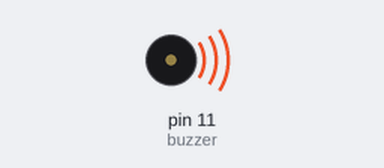
Simulated run of this sketch. Board: Arduino Uno, built with avr-gcc and run on an emulated ATmega328P. Shown: buzzer (waves = sounding).

Above: at 0.5 s.
At 5.0 s:
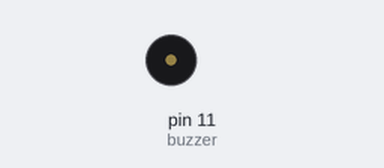
Timing chart, 0 to 6.9 s (numbered marks = the images above):
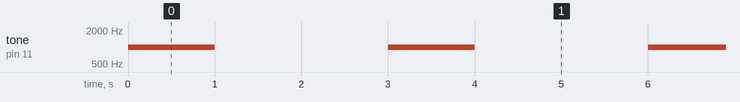

Measured:
- by itself, tone on pin 11 (buzzer): alternates 1000 Hz for 1.0 s and silent for 2.0 s

The sketch:

buzzer.ino
```cpp
int buzzer = 11;
void setup() {
  // put your setup code here, to run once:
  Serial.begin(9600);
  pinMode(buzzer, OUTPUT);
}

void loop() {
  // put your main code here, to run repeatedly:
  activateBuzzer(1000,1000);
  delay(2000);
}

void activateBuzzer(int freq, int duration) {
  //Send freqKHz sound signal
  tone(buzzer, freq);
  //duration of the sound
  delay(duration);
  //Stop sound
  noTone(buzzer);
}
```
